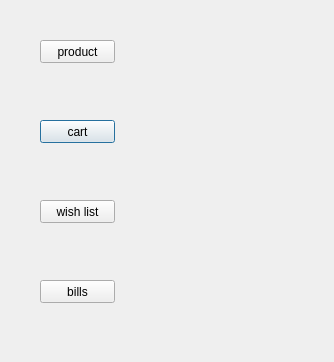
<?xml version="1.0" encoding="UTF-8"?>
<ui version="4.0">
 <class>customermainpage</class>
 <widget class="QDialog" name="customermainpage">
  <property name="geometry">
   <rect>
    <x>0</x>
    <y>0</y>
    <width>334</width>
    <height>362</height>
   </rect>
  </property>
  <property name="windowTitle">
   <string>Dialog</string>
  </property>
  <property name="styleSheet">
   <string notr="true">background-image: url(:/imagestart/pic/bcap3.jpg);</string>
  </property>
  <widget class="QPushButton" name="pushButton">
   <property name="geometry">
    <rect>
     <x>40</x>
     <y>120</y>
     <width>75</width>
     <height>23</height>
    </rect>
   </property>
   <property name="text">
    <string>cart</string>
   </property>
  </widget>
  <widget class="QPushButton" name="pushButton_2">
   <property name="geometry">
    <rect>
     <x>40</x>
     <y>200</y>
     <width>75</width>
     <height>23</height>
    </rect>
   </property>
   <property name="text">
    <string>wish list</string>
   </property>
  </widget>
  <widget class="QPushButton" name="pushButton_3">
   <property name="geometry">
    <rect>
     <x>40</x>
     <y>280</y>
     <width>75</width>
     <height>23</height>
    </rect>
   </property>
   <property name="text">
    <string>bills</string>
   </property>
  </widget>
  <widget class="QPushButton" name="pushButton_4">
   <property name="geometry">
    <rect>
     <x>40</x>
     <y>40</y>
     <width>75</width>
     <height>23</height>
    </rect>
   </property>
   <property name="text">
    <string>product</string>
   </property>
  </widget>
 </widget>
 <resources/>
 <connections/>
</ui>
